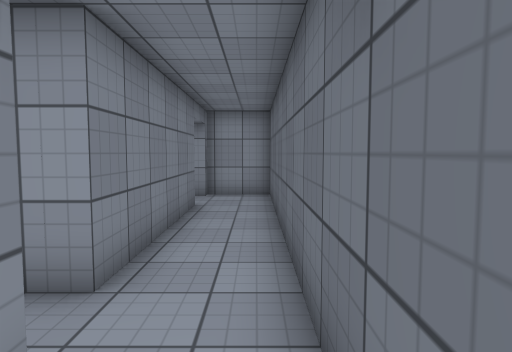
[1] (above)

16 first-person views from a walk through a Unity game level. The camera is 1.5 m above the floor, tilts 4° down and sees 75° across. The floor is counted in squares, 1 m on a side. Each view is taken from the middle of a square. On the plan, view 1 faces up. The plan holds only what a view shows up to about 15 squares ahead; the rest is blank. The place goes on beyond the plan. The player is left out. Surface patterns are stand-ins for the level's own textures.

[2]
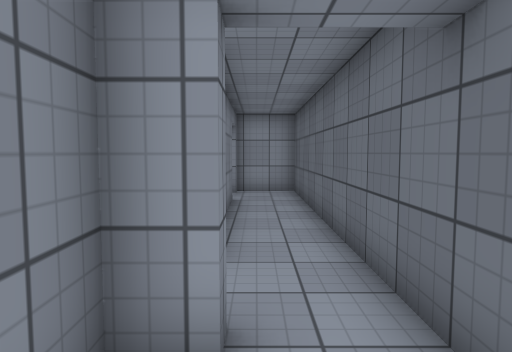

[3]
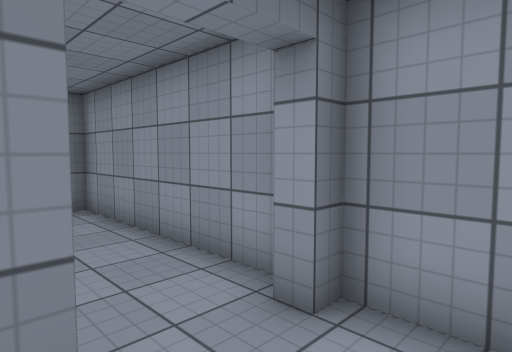

[4]
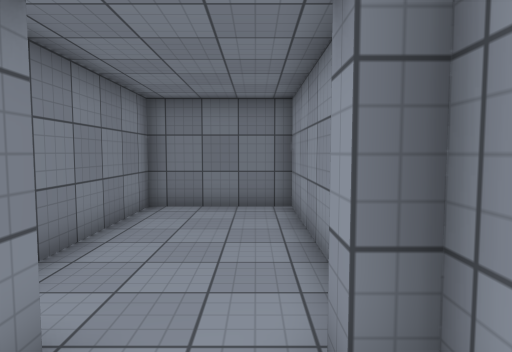

[5]
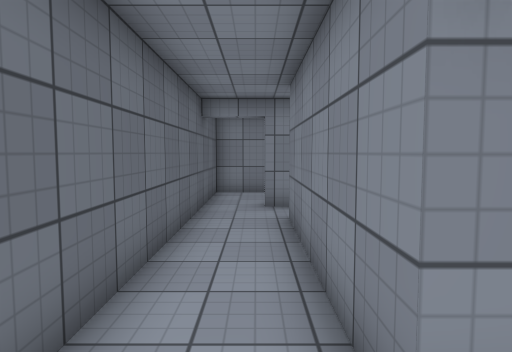

[6]
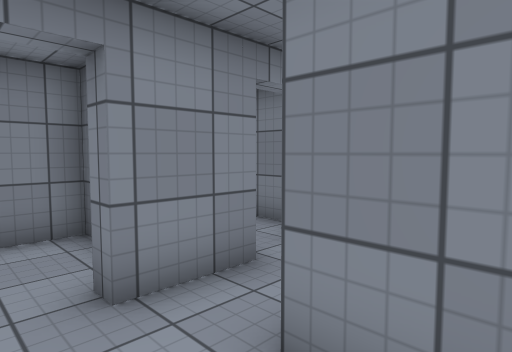

[7]
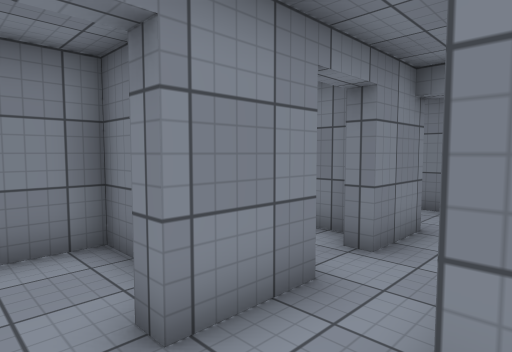

[8]
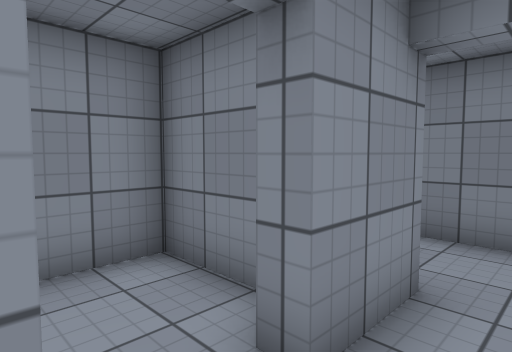

[9]
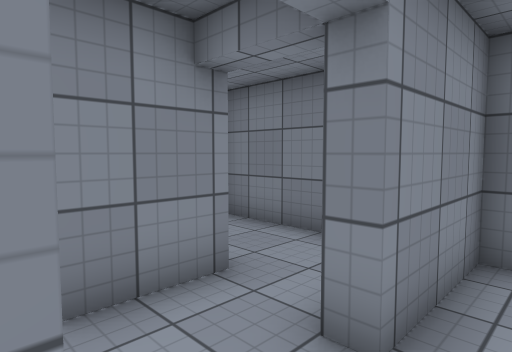

[10]
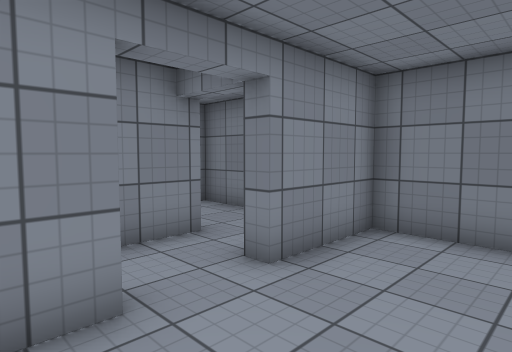

[11]
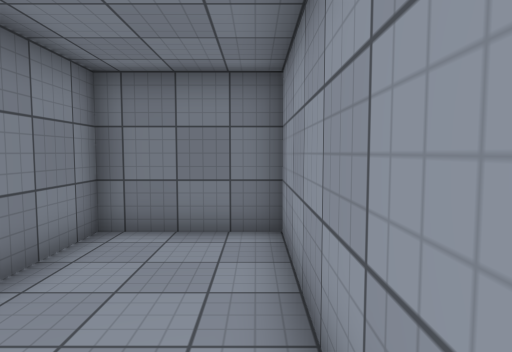

[12]
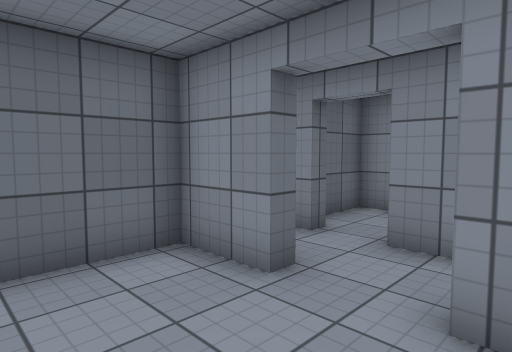

[13]
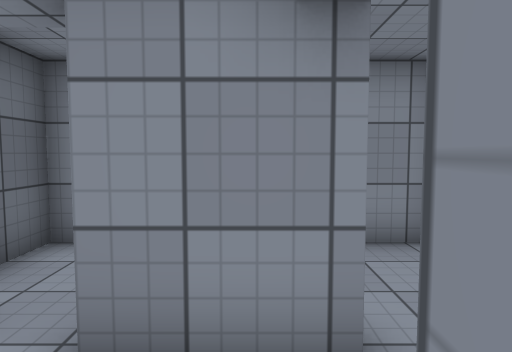

[14]
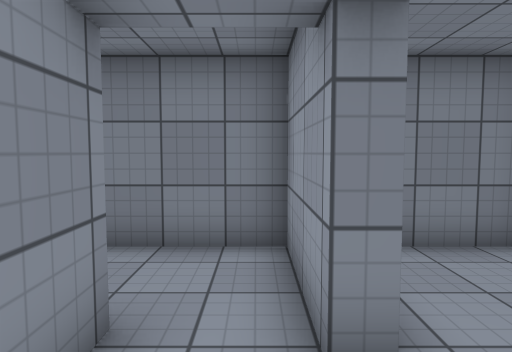

[15]
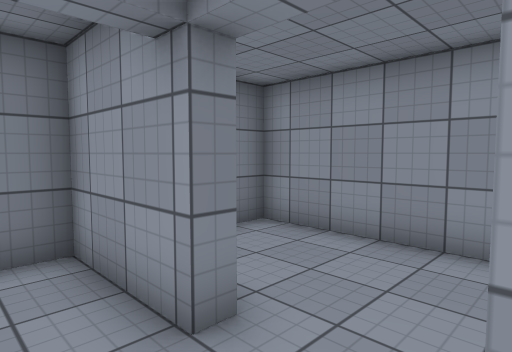

[16]
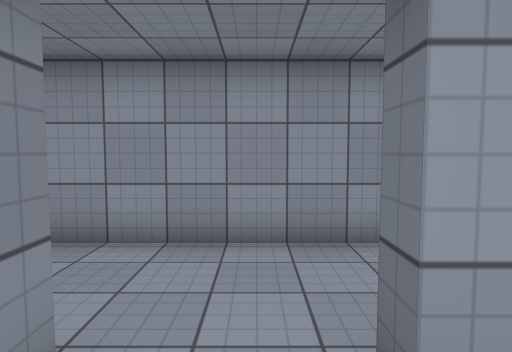

### Floor plan
Ten units are one square. View 1 is at (0, 0); x grows to the right and y downward. Boxes are objects, and circles mark ways between rooms. Rooms are numbered by the first view taken in them; rooms with no view inside come last. Other rooms are left out.
<svg viewBox="-98 -125 108 145">
<path fill="none" stroke="#000" d="M-22 -95 -18 -95 -18 -35 -42 -35M-18 -115 -22 -115M-26 -120 -93 -120 -93 -80 -45 -80M-33 -18 -13 -18 -13 -12 -21 -12 -21 15 5 15 5 -120 -18 -120M-42 -35 -42 -40 -23 -40 -23 -65M-29 -75 -93 -75 -93 -40 -63 -40 -63 -35M-69 -18 -48 -18 -48 -12M-63 -35 -93 -35 -93 15 -78 15M-33 -11 -33 -18M-55 -9 -55 15 -26 15 -26 -2"/>
<circle cx="-25" cy="-25" r="3" fill="#2a7"/>
<circle cx="-55" cy="-40" r="3" fill="#2a7"/>
<circle cx="-40" cy="-10" r="3" fill="#2a7"/>
<text x="-10" y="-70">1</text>
<text x="-60" y="-60">2</text>
<text x="-70" y="-10">3</text>
<text x="-40" y="0">4</text>
</svg>
Room 1 opens to room 3. Room 2 opens to room 3. Room 3 opens to room 4.

Where each view was taken, in squares from view 1:
view 1: 0 up, 0 right, facing up
view 2: 1 down, 1 left, facing up
view 3: 9 up, 0 right, facing up-left
view 4: 11 up, 0 right, facing left
view 5: 11 up, 1 left, facing down
view 6: 5 up, 0 right, facing down-left
view 7: 4 up, 0 right, facing down-left
view 8: 3 up, 3 left, facing down-left
view 9: 5 up, 4 left, facing down-left
view 10: 7 up, 3 left, facing down-left
view 11: 7 up, 3 left, facing left
view 12: 7 up, 7 left, facing down-right
view 13: 4 up, 6 left, facing down
view 14: 3 up, 4 left, facing left
view 15: 2 up, 4 left, facing up-left
view 16: 2 up, 5 left, facing up
